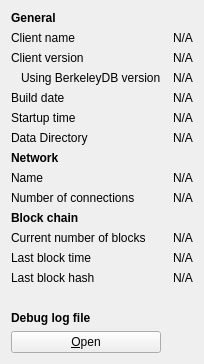
     <widget class="QWidget" name="tab_info">
      <attribute name="title">
       <string>&amp;Information</string>
      </attribute>
      <layout class="QGridLayout" name="gridLayout" columnstretch="0,0">
       <property name="horizontalSpacing">
        <number>12</number>
       </property>
       <item row="0" column="0">
        <widget class="QLabel" name="generalHeader">
         <property name="font">
          <font>
           <weight>75</weight>
           <bold>true</bold>
          </font>
         </property>
         <property name="text">
          <string>General</string>
         </property>
        </widget>
       </item>
       <item row="1" column="0">
        <widget class="QLabel" name="clientNameLabel">
         <property name="text">
          <string>Client name</string>
         </property>
        </widget>
       </item>
       <item row="1" column="1">
        <widget class="QLabel" name="clientName">
         <property name="cursor">
          <cursorShape>IBeamCursor</cursorShape>
         </property>
         <property name="text">
          <string>N/A</string>
         </property>
         <property name="textFormat">
          <enum>Qt::PlainText</enum>
         </property>
         <property name="textInteractionFlags">
          <set>Qt::LinksAccessibleByMouse|Qt::TextSelectableByKeyboard|Qt::TextSelectableByMouse</set>
         </property>
        </widget>
       </item>
       <item row="2" column="0">
        <widget class="QLabel" name="clientVersionLabel">
         <property name="text">
          <string>Client version</string>
         </property>
        </widget>
       </item>
       <item row="2" column="1">
        <widget class="QLabel" name="clientVersion">
         <property name="cursor">
          <cursorShape>IBeamCursor</cursorShape>
         </property>
         <property name="text">
          <string>N/A</string>
         </property>
         <property name="textFormat">
          <enum>Qt::PlainText</enum>
         </property>
         <property name="textInteractionFlags">
          <set>Qt::LinksAccessibleByMouse|Qt::TextSelectableByKeyboard|Qt::TextSelectableByMouse</set>
         </property>
        </widget>
       </item>
       <item row="3" column="0">
        <widget class="QLabel" name="berkeleyDBVersionLabel">
         <property name="text">
          <string>Using BerkeleyDB version</string>
         </property>
         <property name="indent">
          <number>10</number>
         </property>
        </widget>
       </item>
       <item row="3" column="1">
        <widget class="QLabel" name="berkeleyDBVersion">
         <property name="cursor">
          <cursorShape>IBeamCursor</cursorShape>
         </property>
         <property name="text">
          <string>N/A</string>
         </property>
         <property name="textFormat">
          <enum>Qt::PlainText</enum>
         </property>
         <property name="textInteractionFlags">
          <set>Qt::LinksAccessibleByMouse|Qt::TextSelectableByKeyboard|Qt::TextSelectableByMouse</set>
         </property>
        </widget>
       </item>
       <item row="4" column="0">
        <widget class="QLabel" name="buildDateLabel">
         <property name="text">
          <string>Build date</string>
         </property>
        </widget>
       </item>
       <item row="4" column="1">
        <widget class="QLabel" name="buildDate">
         <property name="cursor">
          <cursorShape>IBeamCursor</cursorShape>
         </property>
         <property name="text">
          <string>N/A</string>
         </property>
         <property name="textFormat">
          <enum>Qt::PlainText</enum>
         </property>
         <property name="textInteractionFlags">
          <set>Qt::LinksAccessibleByMouse|Qt::TextSelectableByKeyboard|Qt::TextSelectableByMouse</set>
         </property>
        </widget>
       </item>
       <item row="5" column="0">
        <widget class="QLabel" name="startupTimeLabel">
         <property name="text">
          <string>Startup time</string>
         </property>
        </widget>
       </item>
       <item row="5" column="1">
        <widget class="QLabel" name="startupTime">
         <property name="cursor">
          <cursorShape>IBeamCursor</cursorShape>
         </property>
         <property name="text">
          <string>N/A</string>
         </property>
         <property name="textFormat">
          <enum>Qt::PlainText</enum>
         </property>
         <property name="textInteractionFlags">
          <set>Qt::LinksAccessibleByMouse|Qt::TextSelectableByKeyboard|Qt::TextSelectableByMouse</set>
         </property>
        </widget>
       </item>
       <item row="6" column="0">
        <widget class="QLabel" name="dataDirLabel">
         <property name="text">
          <string>Data Directory</string>
         </property>
        </widget>
       </item>
       <item row="6" column="1">
        <widget class="QLabel" name="dataDir">
         <property name="text">
          <string>N/A</string>
         </property>
        </widget>
       </item>
       <item row="7" column="0">
        <widget class="QLabel" name="networkHeader">
         <property name="font">
          <font>
           <weight>75</weight>
           <bold>true</bold>
          </font>
         </property>
         <property name="text">
          <string>Network</string>
         </property>
        </widget>
       </item>
       <item row="8" column="0">
        <widget class="QLabel" name="networkNameLabel">
         <property name="text">
          <string>Name</string>
         </property>
        </widget>
       </item>
       <item row="8" column="1">
        <widget class="QLabel" name="networkName">
         <property name="cursor">
          <cursorShape>IBeamCursor</cursorShape>
         </property>
         <property name="text">
          <string>N/A</string>
         </property>
         <property name="textFormat">
          <enum>Qt::PlainText</enum>
         </property>
         <property name="textInteractionFlags">
          <set>Qt::LinksAccessibleByMouse|Qt::TextSelectableByKeyboard|Qt::TextSelectableByMouse</set>
         </property>
        </widget>
       </item>
       <item row="9" column="0">
        <widget class="QLabel" name="numberOfConnectionsLabel">
         <property name="text">
          <string>Number of connections</string>
         </property>
        </widget>
       </item>
       <item row="9" column="1">
        <widget class="QLabel" name="numberOfConnections">
         <property name="cursor">
          <cursorShape>IBeamCursor</cursorShape>
         </property>
         <property name="text">
          <string>N/A</string>
         </property>
         <property name="textFormat">
          <enum>Qt::PlainText</enum>
         </property>
         <property name="textInteractionFlags">
          <set>Qt::LinksAccessibleByMouse|Qt::TextSelectableByKeyboard|Qt::TextSelectableByMouse</set>
         </property>
        </widget>
       </item>
       <!-- <item row="10" column="0">
        <widget class="QLabel" name="masternodeCountLabel">
         <property name="text">
          <string>Number of Masternodes</string>
         </property>
        </widget>
       </item>
       <item row="10" column="1">
        <widget class="QLabel" name="masternodeCount">
         <property name="cursor">
          <cursorShape>IBeamCursor</cursorShape>
         </property>
         <property name="text">
          <string>N/A</string>
         </property>
         <property name="textFormat">
          <enum>Qt::PlainText</enum>
         </property>
         <property name="textInteractionFlags">
          <set>Qt::LinksAccessibleByMouse|Qt::TextSelectableByKeyboard|Qt::TextSelectableByMouse</set>
         </property>
        </widget>
       </item> -->
       <item row="11" column="0">
        <widget class="QLabel" name="blockchainHeader">
         <property name="font">
          <font>
           <weight>75</weight>
           <bold>true</bold>
          </font>
         </property>
         <property name="text">
          <string>Block chain</string>
         </property>
        </widget>
       </item>
       <item row="12" column="0">
        <widget class="QLabel" name="numberOfBlocksLabel">
         <property name="text">
          <string>Current number of blocks</string>
         </property>
        </widget>
       </item>
       <item row="12" column="1">
        <widget class="QLabel" name="numberOfBlocks">
         <property name="cursor">
          <cursorShape>IBeamCursor</cursorShape>
         </property>
         <property name="text">
          <string>N/A</string>
         </property>
         <property name="textFormat">
          <enum>Qt::PlainText</enum>
         </property>
         <property name="textInteractionFlags">
          <set>Qt::LinksAccessibleByMouse|Qt::TextSelectableByKeyboard|Qt::TextSelectableByMouse</set>
         </property>
        </widget>
       </item>
       <item row="13" column="0">
        <widget class="QLabel" name="lastBlockTimeLabel">
         <property name="text">
          <string>Last block time</string>
         </property>
        </widget>
       </item>
       <item row="13" column="1">
        <widget class="QLabel" name="lastBlockTime">
         <property name="cursor">
          <cursorShape>IBeamCursor</cursorShape>
         </property>
         <property name="text">
          <string>N/A</string>
         </property>
         <property name="textFormat">
          <enum>Qt::PlainText</enum>
         </property>
         <property name="textInteractionFlags">
          <set>Qt::LinksAccessibleByMouse|Qt::TextSelectableByKeyboard|Qt::TextSelectableByMouse</set>
         </property>
        </widget>
       </item>
       <item row="14" column="0">
        <widget class="QLabel" name="lastBlockHashLabel">
         <property name="text">
          <string>Last block hash</string>
         </property>
        </widget>
       </item>
       <item row="14" column="1">
        <widget class="QLabel" name="lastBlockHash">
         <property name="text">
          <string>N/A</string>
         </property>
        </widget>
       </item>
       <item row="15" column="0">
        <spacer name="verticalSpacer_2">
         <property name="orientation">
          <enum>Qt::Vertical</enum>
         </property>
         <property name="sizeHint" stdset="0">
          <size>
           <width>20</width>
           <height>20</height>
          </size>
         </property>
        </spacer>
       </item>
       <item row="16" column="0">
        <widget class="QLabel" name="debugLogFileHeader">
         <property name="font">
          <font>
           <weight>75</weight>
           <bold>true</bold>
          </font>
         </property>
         <property name="text">
          <string>Debug log file</string>
         </property>
        </widget>
       </item>
       <item row="17" column="0">
        <widget class="QPushButton" name="openDebugLogfileButton">
         <property name="toolTip">
          <string>Open the ORO debug log file from the current data directory. This can take a few seconds for large log files.</string>
         </property>
         <property name="text">
          <string>&amp;Open</string>
         </property>
         <property name="autoDefault">
          <bool>false</bool>
         </property>
        </widget>
       </item>
      </layout>
     </widget>
